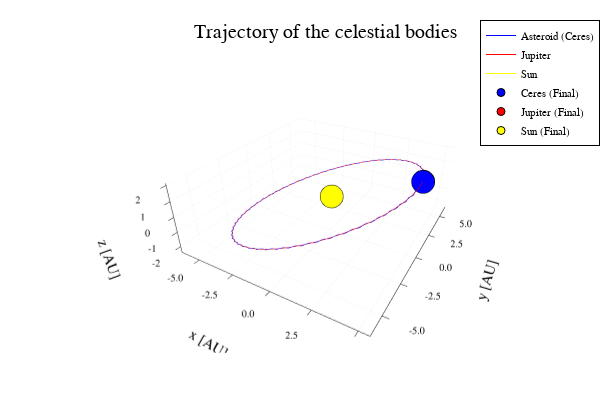

Notebook source saved alongside this figure:
### Code cell
# TRAJECTORY OF THE CELESTIAL BODIES (STATIC)
# Assuming t, r_s, r_j, r_a have been calculated using the velocity_verlet function

# Create a 3D plot
plotlyjs()
fig = plot3d()

# Plot the trajectories
plot!(fig, r_a[:, 1], r_a[:, 2], r_a[:, 3], label="Asteroid (Ceres)", color=:blue, seriestype=:path3d)
plot!(fig, r_j[:, 1], r_j[:, 2], r_j[:, 3], label="Jupiter", color=:red, seriestype=:path3d)
plot!(fig, r_s[:, 1], r_s[:, 2], r_s[:, 3], label="Sun", color=:yellow, seriestype=:path3d)

# Plot the final positions
scatter!(fig, [r_a[end, 1]], [r_a[end, 2]], [r_a[end, 3]], label="Ceres (Final)", color=:blue)
scatter!(fig, [r_j[end, 1]], [r_j[end, 2]], [r_j[end, 3]], label="Jupiter (Final)", color=:red)
scatter!(fig, [r_s[end, 1]], [r_s[end, 2]], [r_s[end, 3]], label="Sun (Final)", color=:yellow)

# Set labels and title
xlabel!(fig, "x [AU]", use_latex=true)
ylabel!(fig, "y [AU]", use_latex=true)
zlabel!(fig, "z [AU]", use_latex=true)
title!(fig, "Trajectory of the celestial bodies", use_latex=true, fontsize=14)

# Set axis limits if needed (replace xmin, xmax, ymin, ymax, zmin, zmax with actual values)
# xlims!(xmin, xmax)
# ylims!(ymin, ymax)
# zlims!(zmin, zmax)

# Display grid
fig[:grid] = true

display(fig)

### Figure 1 — Plotly figure (JSON) as saved in the notebook; plotly's stock layout.template omitted (floating-point values rounded to 4 significant figures; data arrays with more than 128 entries replaced by an {"elided": "..."} marker saying what was removed)
{"data": [{"colorbar": {"len": 0.8657, "title": "", "x": 0.9934, "y": 0.5087}, "legendgroup": "Asteroid (Ceres)", "line": {"color": "rgba(0, 0, 255, 1.000)", "dash": "solid", "shape": "linear", "width": 1}, "mode": "lines", "name": "Asteroid (Ceres)", "scene": "scene", "showlegend": true, "type": "scatter3d", "x": {"elided": "1501 float values"}, "xaxis": "x", "y": {"elided": "1501 float values"}, "yaxis": "y", "z": {"elided": "1501 float values"}, "zaxis": "z"}, {"colorbar": {"len": 0.8657, "title": "", "x": 0.9934, "y": 0.5087}, "legendgroup": "Jupiter", "line": {"color": "rgba(255, 0, 0, 1.000)", "dash": "solid", "shape": "linear", "width": 1}, "mode": "lines", "name": "Jupiter", "scene": "scene", "showlegend": true, "type": "scatter3d", "x": {"elided": "1501 float values"}, "xaxis": "x", "y": {"elided": "1501 float values"}, "yaxis": "y", "z": {"elided": "1501 float values"}, "zaxis": "z"}, {"colorbar": {"len": 0.8657, "title": "", "x": 0.9934, "y": 0.5087}, "legendgroup": "Sun", "line": {"color": "rgba(255, 255, 0, 1.000)", "dash": "solid", "shape": "linear", "width": 1}, "mode": "lines", "name": "Sun", "scene": "scene", "showlegend": true, "type": "scatter3d", "x": {"elided": "1501 float values"}, "xaxis": "x", "y": {"elided": "1501 float values"}, "yaxis": "y", "z": {"elided": "1501 float values"}, "zaxis": "z"}, {"colorbar": {"len": 0.8657, "title": "", "x": 0.9934, "y": 0.5087}, "legendgroup": "Ceres (Final)", "marker": {"color": "rgba(0, 0, 255, 1.000)", "line": {"color": "rgba(0, 0, 0, 1.000)", "width": 1}, "size": 8, "symbol": "circle"}, "mode": "markers", "name": "Ceres (Final)", "scene": "scene", "showlegend": true, "type": "scatter3d", "x": [5.146], "xaxis": "x", "y": [0.8467], "yaxis": "y", "z": [1.98], "zaxis": "z"}, {"colorbar": {"len": 0.8657, "title": "", "x": 0.9934, "y": 0.5087}, "legendgroup": "Jupiter (Final)", "marker": {"color": "rgba(255, 0, 0, 1.000)", "line": {"color": "rgba(0, 0, 0, 1.000)", "width": 1}, "size": 8, "symbol": "circle"}, "mode": "markers", "name": "Jupiter (Final)", "scene": "scene", "showlegend": true, "type": "scatter3d", "x": [5.143], "xaxis": "x", "y": [0.8909], "yaxis": "y", "z": [1.978], "zaxis": "z"}, {"colorbar": {"len": 0.8657, "title": "", "x": 0.9934, "y": 0.5087}, "legendgroup": "Sun (Final)", "marker": {"color": "rgba(255, 255, 0, 1.000)", "line": {"color": "rgba(0, 0, 0, 1.000)", "width": 1}, "size": 8, "symbol": "circle"}, "mode": "markers", "name": "Sun (Final)", "scene": "scene", "showlegend": true, "type": "scatter3d", "x": [5.443e-05], "xaxis": "x", "y": [0.03863], "yaxis": "y", "z": [2.094e-05], "zaxis": "z"}], "layout": {"annotations": [{"font": {"color": "rgba(0, 0, 0, 1.000)", "family": "sans-serif", "size": 20}, "rotation": 0, "showarrow": false, "text": "Trajectory of the celestial bodies", "x": 0.5424, "xanchor": "center", "xref": "paper", "y": 1, "yanchor": "top", "yref": "paper"}], "height": 400, "legend": {"bgcolor": "rgba(255, 255, 255, 1.000)", "bordercolor": "rgba(0, 0, 0, 1.000)", "borderwidth": 1, "font": {"color": "rgba(0, 0, 0, 1.000)", "family": "sans-serif", "size": 11}, "title": {"font": {"color": "rgba(0, 0, 0, 1.000)", "family": "sans-serif", "size": 15}, "text": ""}, "tracegroupgap": 0, "traceorder": "normal", "x": 1, "xanchor": "auto", "y": 1, "yanchor": "auto"}, "margin": {"b": 20, "l": 0, "r": 0, "t": 20}, "paper_bgcolor": "rgba(255, 255, 255, 1.000)", "plot_bgcolor": "rgba(255, 255, 255, 1.000)", "scene": {"camera": {"eye": {"x": 1.126, "y": -1.95, "z": 1.3}, "projection": "orthographic"}, "domain": {"x": [0.09128, 0.9934], "y": [0.07581, 0.9415]}, "xaxis": {"gridcolor": "rgba(0, 0, 0, 0.100)", "gridwidth": 0.5, "linecolor": "rgba(0, 0, 0, 1.000)", "mirror": false, "range": [-6.378, 5.589], "showgrid": true, "showline": true, "showticklabels": true, "tickangle": 0, "tickcolor": "rgb(0, 0, 0)", "tickfont": {"color": "rgba(0, 0, 0, 1.000)", "family": "sans-serif", "size": 11}, "tickmode": "array", "ticks": "inside", "ticktext": ["-5.0", "-2.5", "0.0", "2.5", "5.0"], "tickvals": [-5, -2.5, 0, 2.5, 5], "title": "x [AU]", "titlefont": {"color": "rgba(0, 0, 0, 1.000)", "family": "sans-serif", "size": 15}, "type": "-", "visible": true, "zeroline": false, "zerolinecolor": "rgba(0, 0, 0, 1.000)"}, "yaxis": {"gridcolor": "rgba(0, 0, 0, 0.100)", "gridwidth": 0.5, "linecolor": "rgba(0, 0, 0, 1.000)", "mirror": false, "range": [-6.359, 6.392], "showgrid": true, "showline": true, "showticklabels": true, "tickangle": 0, "tickcolor": "rgb(0, 0, 0)", "tickfont": {"color": "rgba(0, 0, 0, 1.000)", "family": "sans-serif", "size": 11}, "tickmode": "array", "ticks": "inside", "ticktext": ["-5.0", "-2.5", "0.0", "2.5", "5.0"], "tickvals": [-5, -2.5, 0, 2.5, 5], "title": "y [AU]", "titlefont": {"color": "rgba(0, 0, 0, 1.000)", "family": "sans-serif", "size": 15}, "type": "-", "visible": true, "zeroline": false, "zerolinecolor": "rgba(0, 0, 0, 1.000)"}, "zaxis": {"gridcolor": "rgba(0, 0, 0, 0.100)", "gridwidth": 0.5, "linecolor": "rgba(0, 0, 0, 1.000)", "mirror": false, "range": [-2.434, 2.131], "showgrid": true, "showline": true, "showticklabels": true, "tickangle": 0, "tickcolor": "rgb(0, 0, 0)", "tickfont": {"color": "rgba(0, 0, 0, 1.000)", "family": "sans-serif", "size": 11}, "tickmode": "array", "ticks": "inside", "ticktext": ["-2", "-1", "0", "1", "2"], "tickvals": [-2, -1, 0, 1, 2], "title": "z [AU]", "titlefont": {"color": "rgba(0, 0, 0, 1.000)", "family": "sans-serif", "size": 15}, "type": "-", "visible": true, "zeroline": false, "zerolinecolor": "rgba(0, 0, 0, 1.000)"}}, "showlegend": true, "width": 600}}
